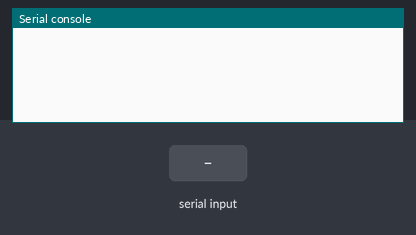
The program below on a simulated MicroPython board. Shown: the last lines printed to the serial console. Inputs (shaded band) come from the test bench.

Above: at 1.2 s.
1.3 s: "1\n" received over the second serial link
At 2.5 s:
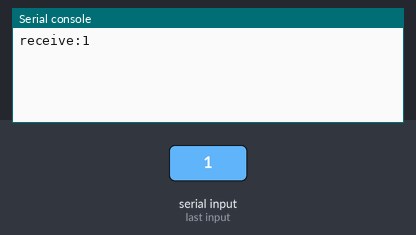
2.8 s: "0\n" received over the second serial link
At 3.6 s:
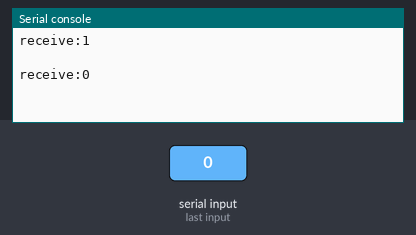
4.3 s: "2\n" received over the second serial link
At 4.8 s:
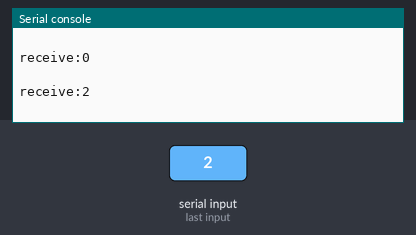

The program:

uart.py
```python
from machine import UART
ser=UART(1,115200)		# 构建UART1对象，设置波特率为115200
uartStr=b''
while True:
	if ser.any() :		#计算可以读取而不阻塞的字符数
		uartStr+=ser.read(1)  #读取1位元字符
	if '\n' in  uartStr :
		print("receive:"+bytes.decode(uartStr))
		uartStr=b''
```

Measured:
- after the input at 1.3 s, the serial console: prints a new line at once (image 1)
- after the input at 2.8 s, the serial console: prints a new line at once (image 2)
- after the input at 4.3 s, the serial console: prints a new line at once (image 3)
